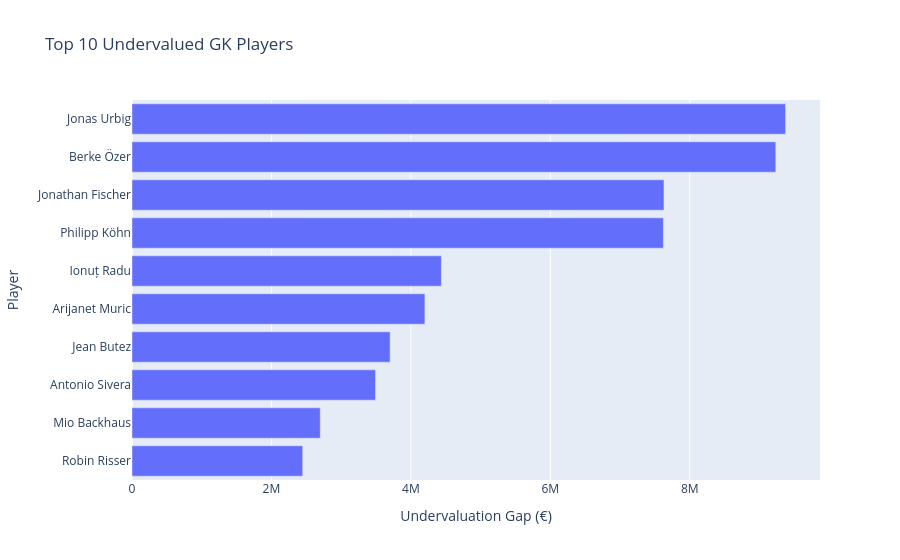

Notebook cell for this chart:
### Code cell
# Visual 8 — Top 10 undervalued players per position

positions = ["GK", "DEF", "MID", "FWD"]

for pos in positions:
    
    pos_df = df_filtered[df_filtered["position_group"] == pos]
    
    top_pos = pos_df.sort_values(
        "undervaluation_gap",
        ascending=False
    ).head(10)

    fig = px.bar(
        top_pos.sort_values("undervaluation_gap"),
        x="undervaluation_gap",
        y="Player",
        orientation="h",
        title=f"Top 10 Undervalued {pos} Players",
        labels={
            "undervaluation_gap": "Undervaluation Gap (€)",
            "Player": "Player"
        },
        hover_data=["actual_value", "predicted_value"]
    )

    fig.show()

### Figure 1 — Plotly figure (JSON) as saved in the notebook; plotly's stock layout.template omitted (floating-point values rounded to 4 significant figures)
{"data": [{"customdata": [[25000000.0, 27450000.0], [12000000.0, 14700000.0], [6000000.0, 9493000.0], [8000000.0, 11700000.0], [7500000.0, 11700000.0], [8000000.0, 12440000.0], [4000000.0, 11620000.0], [3000000.0, 10630000.0], [10000000.0, 19230000.0], [15000000.0, 24370000.0]], "hovertemplate": "Undervaluation Gap (€)=%{x}<br>Player=%{y}<br>actual_value=%{customdata[0]}<br>predicted_value=%{customdata[1]}<extra></extra>", "legendgroup": "", "marker": {"color": "#636efa", "pattern": {"shape": ""}}, "name": "", "orientation": "h", "showlegend": false, "textposition": "auto", "type": "bar", "x": [2449000.0, 2700000.0, 3493000.0, 3702000.0, 4201000.0, 4437000.0, 7622000.0, 7630000.0, 9234000.0, 9375000.0], "xaxis": "x", "y": ["Robin Risser", "Mio Backhaus", "Antonio Sivera", "Jean Butez", "Arijanet Muric", "Ionuț Radu", "Philipp Köhn", "Jonathan Fischer", "Berke Özer", "Jonas Urbig"], "yaxis": "y"}], "layout": {"barmode": "relative", "legend": {"tracegroupgap": 0}, "title": {"text": "Top 10 Undervalued GK Players"}, "xaxis": {"anchor": "y", "domain": [0, 1], "title": {"text": "Undervaluation Gap (€)"}}, "yaxis": {"anchor": "x", "domain": [0, 1], "title": {"text": "Player"}}}}
